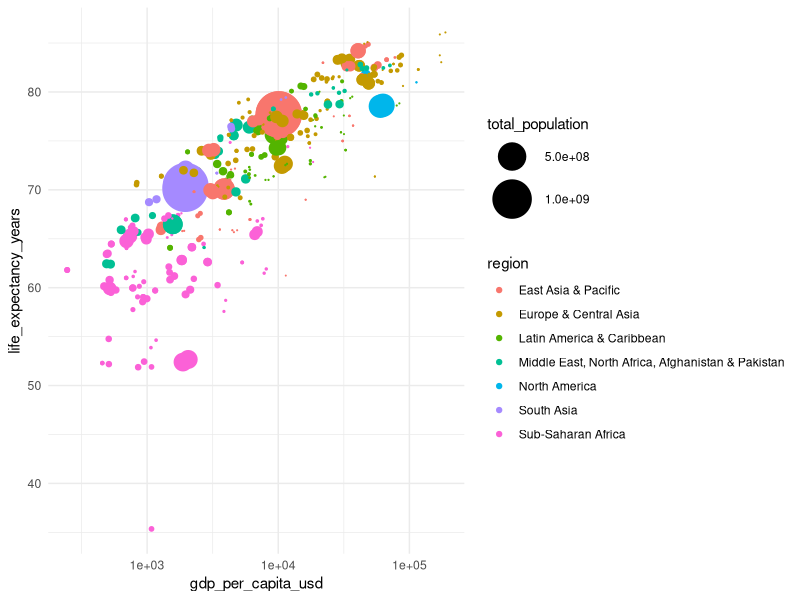
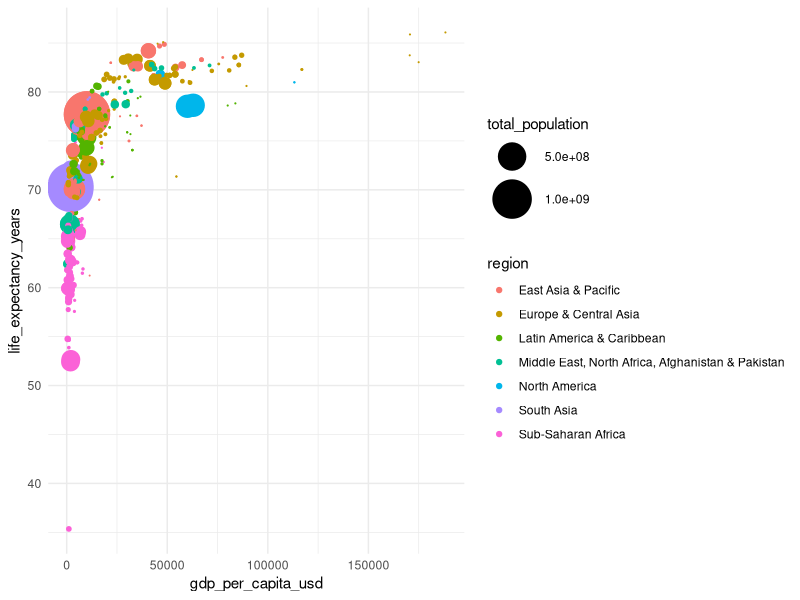
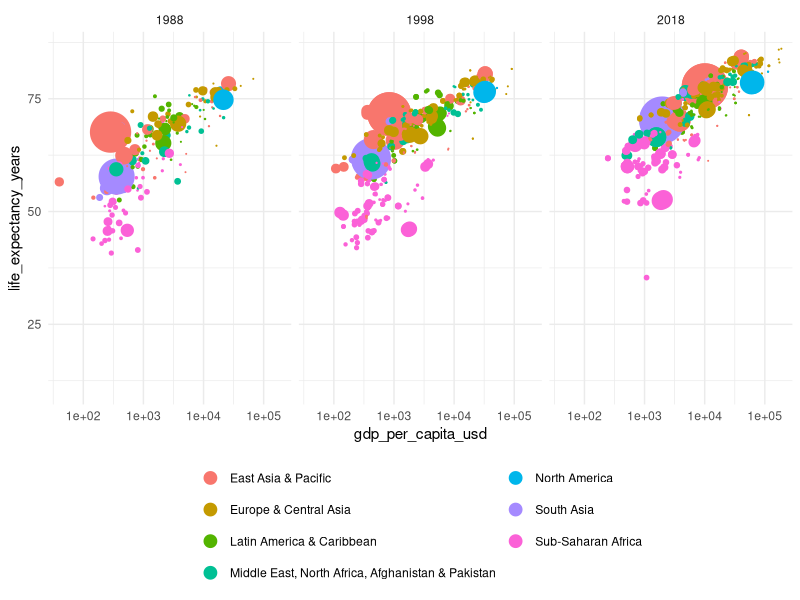
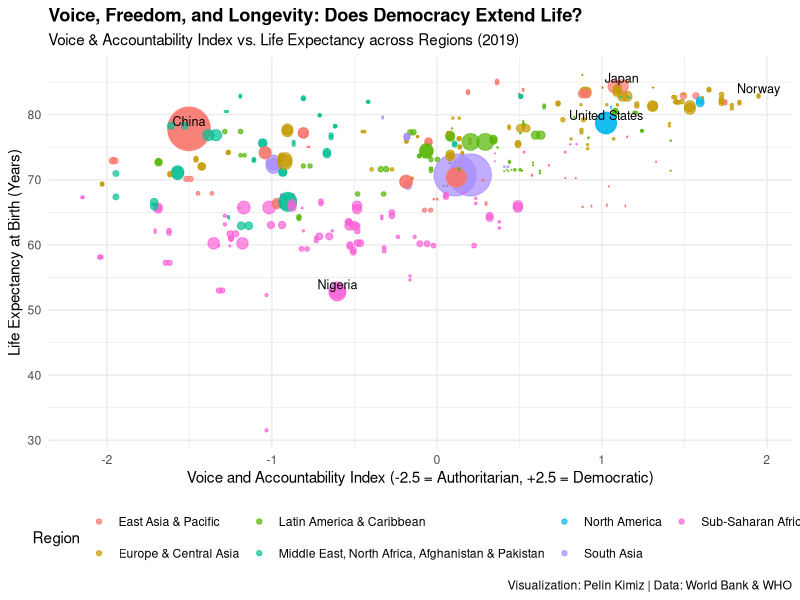
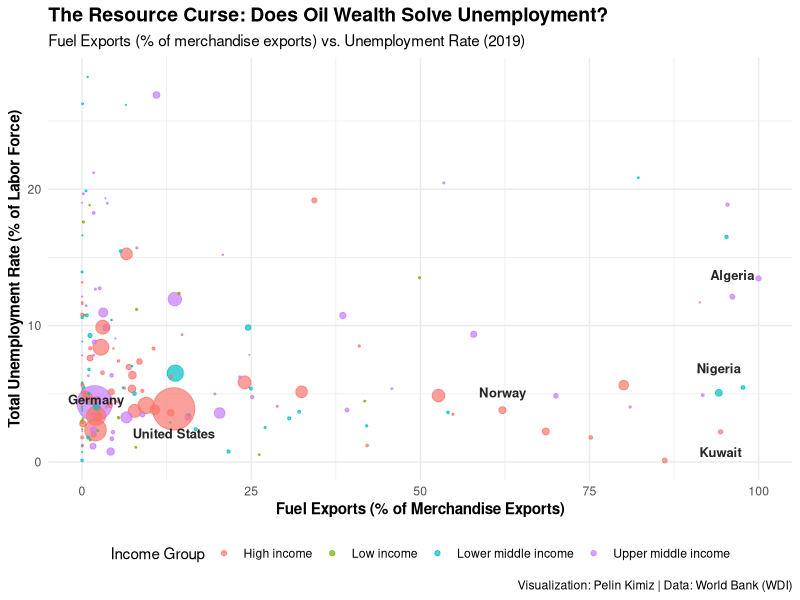
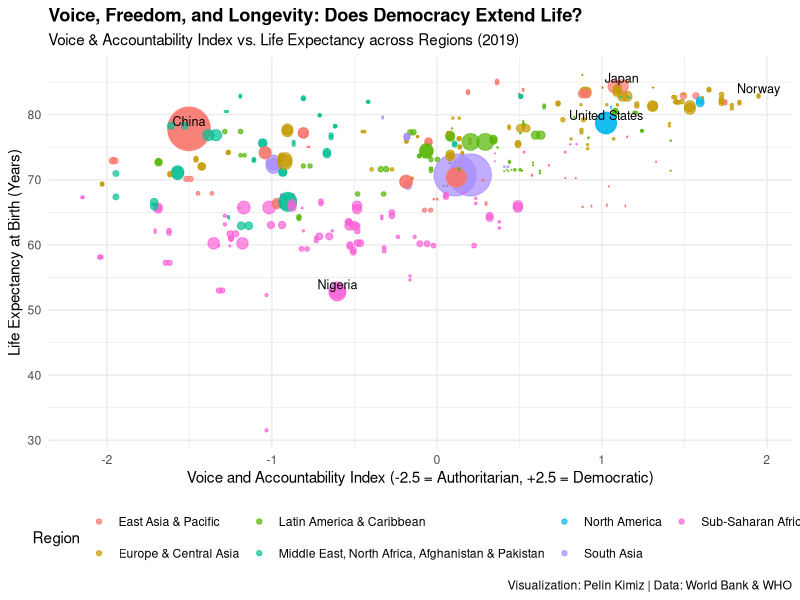
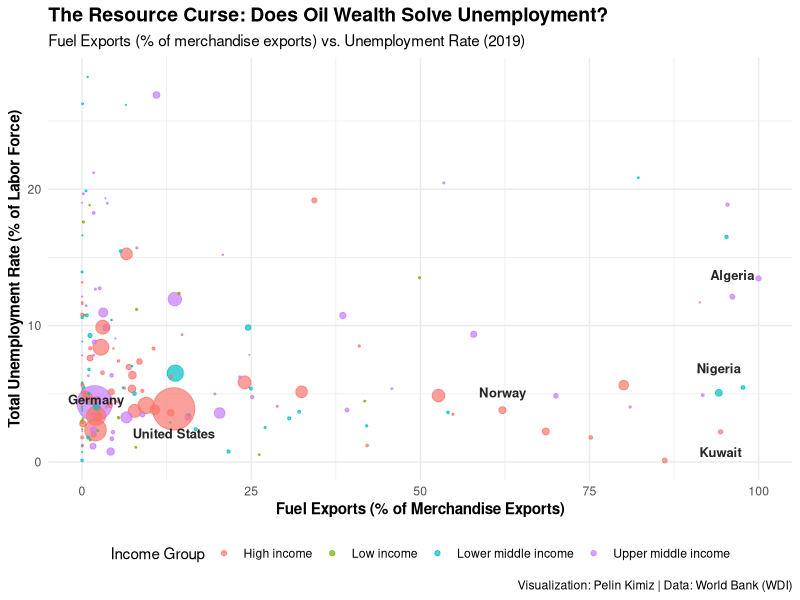

Write R code to recreate these figures, in order.
# Variable Names in country_panel_wdi_who.csv
#
# See Details on corresponding lecture slides
#
# country_name / country_code / year
# region (categorical)
# income_group (categorical)
# total_population — SP.POP.TOTL
# gdp_total_usd — NY.GDP.MKTP.CD
# gdp_per_capita_usd — NY.GDP.PCAP.CD
# life_expectancy_years — SP.DYN.LE00.IN
# secondary_enrollment_gross_pct — SE.SEC.ENRR
# unemployment_rate_pct — SL.UEM.TOTL.ZS
# inflation_cpi_pct — FP.CPI.TOTL.ZG
# fuel_exports_pct_merch_exports — TX.VAL.FUEL.ZS.UN
# fuel_imports_pct_merch_imports — TM.VAL.FUEL.ZS.UN
# voice_accountability_index — GOV_WGI_VA.EST
# obesity_prevalence_pct — NCD_BMI_30C (WHO GHO)
#
# See data compilation script in data/ with download using WDI and WHO APIs (wrapped in R packages)
# With research on WDI indicators, you can extend the dataset

# Package and Data
library(tidyverse)
df <- read_csv("data/country_panel_wdi_who.csv")

# Hans Rosling's Version (with different regions)
df |>
  filter(year == 2018) |>
  ggplot(aes(
    x = gdp_per_capita_usd,
    y = life_expectancy_years,
    size = total_population,
    color = region
  )) +
  geom_point() +
  scale_x_log10() +
  scale_size_area(max_size = 15) +
  theme_minimal()

# Paulsen's version
df |>
  filter(year == 2018) |>
  ggplot(aes(
    x = gdp_per_capita_usd,
    y = life_expectancy_years,
    size = total_population,
    color = region
  )) +
  geom_point() +
  scale_size_area(max_size = 15) +
  theme_minimal()

# Facetted years
df |>
  filter(year %in% c(1988, 1998, 2018)) |>
  ggplot(aes(
    x = gdp_per_capita_usd,
    y = life_expectancy_years,
    size = total_population,
    color = region
  )) +
  geom_point() +
  scale_x_log10() +
  scale_size_area(max_size = 15) +
  facet_wrap(~year) +
  theme_minimal() + 
  theme(legend.position = "bottom") +
  guides(
    size = "none",
    color = guide_legend(ncol = 2, override.aes = list(size = 4), title = NULL)
  )

# Own Work

df |> summary()

df |> 
  filter(year >= 2010) |> 
  group_by(year) |> 
  summarise(
    n_countries = n(),
    obesity_valid = sum(!is.na(obesity_prevalence_pct)),
    voice_valid = sum(!is.na(voice_accountability_index)),
    gdp_valid = sum(!is.na(gdp_per_capita_usd))
  )

# Research Question: Does Democratic Voice & Accountability Extend Human Life?

## Filter for year 2019 and strictly drop NAs and regional aggregates
plot_data <- df |>
  filter(year == 2019) |>
  filter(
    !is.na(voice_accountability_index),
    !is.na(life_expectancy_years),
    !is.na(total_population),
    total_population > 0,
    !is.na(region)
  )

## Select key countries to annotate
highlight_countries <- c("Norway", "Japan", "United States", "China", "Turkey", "Nigeria")

labels_data <- plot_data |>
  filter(country_name %in% highlight_countries)

## Create bubble plot
p <- ggplot(plot_data, aes(
  x = voice_accountability_index,
  y = life_expectancy_years,
  size = total_population,
  color = region
)) +
  geom_point(alpha = 0.7) +
  scale_size_area(max_size = 14, guide = "none") +
  
  ## Add country labels
  geom_text(
    data = labels_data,
    aes(label = country_name),
    color = "black",
    size = 3.2,
    nudge_y = 1.3,
    check_overlap = TRUE,
    show.legend = FALSE
  ) +
  
  ## Labels and captions
  labs(
    title = "Voice, Freedom, and Longevity: Does Democracy Extend Life?",
    subtitle = "Voice & Accountability Index vs. Life Expectancy across Regions (2019)",
    x = "Voice and Accountability Index (-2.5 = Authoritarian, +2.5 = Democratic)",
    y = "Life Expectancy at Birth (Years)",
    color = "Region",
    caption = "Visualization: Pelin Kimiz | Data: World Bank & WHO"
  ) +
  theme_minimal() +
  theme(
    legend.position = "bottom",
    plot.title = element_text(face = "bold")
  )

## Render plot
p

## Save output figure
ggsave("democracy_vs_life_expectancy.png", plot = p, width = 9, height = 6, dpi = 300)


# Research Question: The Resource Curse: Does Fossil Fuel Reliance Lead to Higher Unemployment?

## Filter for year 2019, drop missing values, and remove duplicate country entries
plot_data <- df |>
  filter(year == 2019) |>
  filter(
    !is.na(fuel_exports_pct_merch_exports),
    !is.na(unemployment_rate_pct),
    !is.na(gdp_total_usd),
    gdp_total_usd > 0,
    !is.na(income_group)
  ) |>
  distinct(country_name, .keep_all = TRUE)

## Strategic country sample with customized offsets to prevent overlapping
labels_data <- tibble(
  country_name = c("Norway", "Kuwait", "Nigeria", "Algeria", "Germany", "United States"),
  offset_y     = c(1.3,     -1.5,      1.8,       1.6,       1.2,      -1.8)
) |>
  inner_join(plot_data, by = "country_name")

## Construct bubble plot
p <- ggplot(plot_data, aes(
  x = fuel_exports_pct_merch_exports,
  y = unemployment_rate_pct,
  size = gdp_total_usd,
  color = income_group
)) +
  geom_point(alpha = 0.7) +
  scale_size_area(max_size = 14, guide = "none") +
  
  ## Clean single-instance country annotations
  geom_text(
    data = labels_data,
    aes(y = unemployment_rate_pct + offset_y, label = country_name),
    color = "grey15",
    fontface = "bold",
    size = 3.3,
    show.legend = FALSE
  ) +
  
  ## Titles, axis labels, and caption attribution
  labs(
    title = "The Resource Curse: Does Oil Wealth Solve Unemployment?",
    subtitle = "Fuel Exports (% of merchandise exports) vs. Unemployment Rate (2019)",
    x = "Fuel Exports (% of Merchandise Exports)",
    y = "Total Unemployment Rate (% of Labor Force)",
    color = "Income Group",
    caption = "Visualization: Pelin Kimiz | Data: World Bank (WDI)"
  ) +
  
  ## Theme layout
  theme_minimal() +
  theme(
    legend.position = "bottom",
    plot.title = element_text(face = "bold", size = 14),
    axis.title = element_text(face = "bold")
  )

## Display plot
p

## Save output figure
ggsave(
  filename = "resource_curse_unemployment.png",
  plot = p,
  width = 10,
  height = 6.2,
  dpi = 300
)
